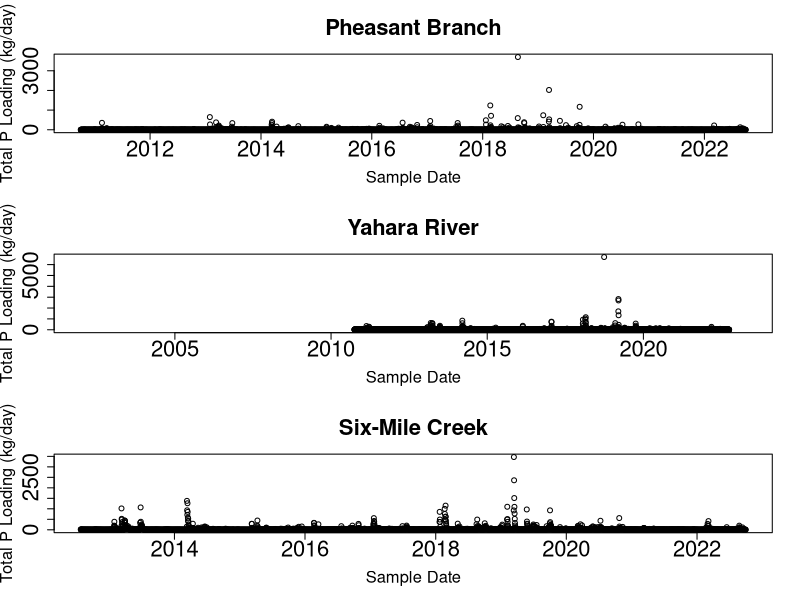
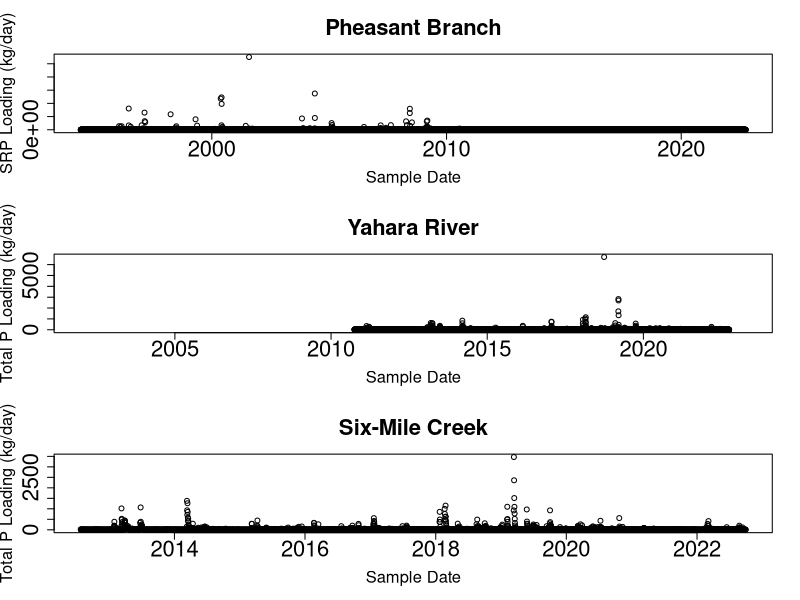

The R source for these figures, in order: (Note: this script raises an error after producing the figures.)
## ---- chunk 1
library(dplyr) #needed for transforming data
library(lubridate) #needed for date conversion functions
library(ggplot2) #needed for plotting
## ---- chunk 2
PB_TotP_flow<- read.csv(file="Cleaned_data/Inflow_PheasantBranch_TotP.csv")
YR_TotP_flow<- read.csv(file="Cleaned_data/YaharaRiver_TotP_combined.csv")
SMC_TotP_flow<- read.csv(file="Cleaned_data/Inflow_SixMileCreek_TotP.csv")

PB_SRP_flow<- read.csv(file="Cleaned_data/Inflow_PheasantBranch_SRP.csv")
YR_SRP_flow<- read.csv(file="Cleaned_data/YaharaRiver_DissP_combined.csv")
SMC_SRP_flow<- read.csv(file="Cleaned_data/Inflow_SixMileCreek_SRP.csv")
## ---- chunk 3
lb_kg= 0.453592/1 #conversion factor from lb to kg (1lb = 0.453592 kg)
cf_L= 1/0.0353147 #conversion factor from ft^3 to L (1 ft^2 = 28.3168 L)
sec_day= 86400/1 #conversion factor from sec to day (86400 sec = 1 day)
mg_kg= 1/1000000 #conversion factor from mg to kg (1,000,000 mg = 1 kg)

PB_TotP_flow<- PB_TotP_flow %>%
  mutate(sampledate=as.Date(sampledate, origin="1899-12-30", format="%m/%d/%Y"),
         Q_cfs=Qout_cfs, #rename column for consistency across data frames
         Qout_cfs=NULL, #remove excess column
         TotP_kgday=(Q_cfs*TotP_mgL*cf_L*sec_day*mg_kg)
         ) %>%
  filter(Q_cfs>=0) #remove any records where there is a negative flow rate
YR_TotP_flow<- YR_TotP_flow %>%
  mutate(sampledate=as.Date(sampledate, origin="1899-12-30", format="%m/%d/%Y"),
         TotP_kgday=(Q_cfs*TotP_mgL*cf_L*sec_day*mg_kg)
         )%>%
  filter(Q_cfs>=0) #remove any records where there is a negative flow rate
SMC_TotP_flow<- SMC_TotP_flow %>%
  mutate(sampledate=as.Date(sampledate, origin="1899-12-30", format="%m/%d/%Y"),
         TotP_kgday=(Q_cfs*TotP_mgL*cf_L*sec_day*mg_kg)
         )%>%
  filter(Q_cfs>=0) #remove any records where there is a negative flow rate

PB_SRP_flow<- PB_SRP_flow %>%
  mutate(sampledate=as.Date(sampledate, origin="1899-12-30", format="%m/%d/%Y"),
         Q_cfs=Qout_cfs, #rename column for consistency across data frames
         Qout_cfs=NULL, #remove excess column
         SRP_kgday=(Q_cfs*SRP_mgL*cf_L*sec_day*mg_kg)
         ) %>%
  filter(Q_cfs>=0) #remove any records where there is a negative flow rate
YR_SRP_flow<- YR_SRP_flow %>%
  mutate(sampledate=as.Date(sampledate, origin="1899-12-30", format="%m/%d/%Y"),
         SRP_kgday=(Q_cfs*SRP_mgL*cf_L*sec_day*mg_kg)
         )%>%
  filter(Q_cfs>=0) #remove any records where there is a negative flow rate
SMC_SRP_flow<- SMC_SRP_flow %>%
  mutate(sampledate=as.Date(sampledate, origin="1899-12-30", format="%m/%d/%Y"),
         SRP_kgday=(Q_cfs*SRP_mgL*cf_L*sec_day*mg_kg)
         )%>%
  filter(Q_cfs>=0) #remove any records where there is a negative flow rate
## ---- chunk 4
PB_TotP_flow <- PB_TotP_flow %>%
  mutate(Inflow="Pheasant Branch") #add column with name of inflow
YR_TotP_flow <- YR_TotP_flow %>%
  mutate(Inflow="Yahara River") #add column with name of inflow
SMC_TotP_flow <- SMC_TotP_flow %>%
  mutate(Inflow="Six-mile Creek") #add column with name of inflow

Inflows<- merge(PB_TotP_flow, YR_TotP_flow, #merge two data frames
                all=TRUE) #keep all records for both data frames
Inflows<- merge(Inflows, SMC_TotP_flow, #merge two data frames
                all=TRUE) #keep all records for both data frames                
Inflows<- Inflows %>%
  mutate(Site_ID=NULL, #remove excess column
         Source_ID=NULL, #remove excess column
         daynum=as.integer(format(sampledate, format="%j")), #add column with 
         #daynum for filtering
         Yr=as.integer(format(sampledate, format="%Y"))) 

PB_SRP_flow <- PB_SRP_flow %>%
  mutate(Inflow="Pheasant Branch") #add column with name of inflow
YR_SRP_flow <- YR_SRP_flow %>%
  mutate(Inflow="Yahara River") #add column with name of inflow
SMC_SRP_flow <- SMC_SRP_flow %>%
  mutate(Inflow="Six-mile Creek") #add column with name of inflow

Inflows<- merge(PB_SRP_flow, YR_SRP_flow, #merge two data frames
                all=TRUE) #keep all records for both data frames
Inflows<- merge(Inflows, SMC_SRP_flow, #merge two data frames
                all=TRUE) #keep all records for both data frames                
Inflows<- Inflows %>%
  mutate(Site_ID=NULL, #remove excess column
         Source_ID=NULL, #remove excess column
         daynum=as.integer(format(sampledate, format="%j")), #add column with 
         #daynum for filtering
         Yr=as.integer(format(sampledate, format="%Y")))
## ---- chunk 5
layout(matrix(c(1,2,3),3,1)) # optional 3 graphs/page
plot(PB_TotP_flow$sampledate, PB_TotP_flow$TotP_kgday, 
     xlab = "Sample Date", ylab = "Total P Loading (kg/day)", 
     main = "Pheasant Branch", cex.lab=1.5, cex.main=2, cex.axis=2)
plot(YR_TotP_flow$sampledate, YR_TotP_flow$TotP_kgday, 
     xlab = "Sample Date", ylab = "Total P Loading (kg/day)", 
     main = "Yahara River", cex.lab=1.5, cex.main=2, cex.axis=2)
plot(SMC_TotP_flow$sampledate, SMC_TotP_flow$TotP_kgday, 
     xlab = "Sample Date", ylab = "Total P Loading (kg/day)", 
     main = "Six-Mile Creek", cex.lab=1.5, cex.main=2, cex.axis=2)
par(mfrow=c(1,1))#returns graphing viewer to 1 plot per page

layout(matrix(c(1,2,3),3,1)) # optional 3 graphs/page
plot(PB_SRP_flow$sampledate, PB_SRP_flow$SRP_kgday, 
     xlab = "Sample Date", ylab = "SRP Loading (kg/day)", 
     main = "Pheasant Branch", cex.lab=1.5, cex.main=2, cex.axis=2)
plot(YR_TotP_flow$sampledate, YR_TotP_flow$TotP_kgday, 
     xlab = "Sample Date", ylab = "Total P Loading (kg/day)", 
     main = "Yahara River", cex.lab=1.5, cex.main=2, cex.axis=2)
plot(SMC_TotP_flow$sampledate, SMC_TotP_flow$TotP_kgday, 
     xlab = "Sample Date", ylab = "Total P Loading (kg/day)", 
     main = "Six-Mile Creek", cex.lab=1.5, cex.main=2, cex.axis=2)
par(mfrow=c(1,1))#returns graphing viewer to 1 plot per page


## ---- chunk 6
ggplot(data=Inflows, 
       aes(x=daynum, 
           y=TotP_kgday)) +
  geom_line()+
  facet_wrap(~Inflow) +
  theme_classic()+
  labs(y="Daily Total P loading (kg/day)",
       x="Day of Year",
      caption="White highlight indicates CyanoHAB season, mid-July to mid-Sept.") +
  ylim(c(0, max(Inflows$TotP_lbday))) +
  annotate('rect', fill='gray60', alpha=.2, #creates a shadow box 
           xmin=-Inf, xmax=195, ymin=0, ymax=Inf) +#shadow box highlights CyanoHAB season
  annotate('rect', fill='gray60', alpha=.2, #creates a shadow box 
           xmin=255, xmax=Inf, ymin=0, ymax=Inf)  #shadow box highlights CyanoHAB season
## ---- chunk 7
Inflows %>%
  filter(daynum>= 195 & daynum <=255) %>%
  group_by(Inflow) %>%
  summarise(mean=mean(TotP_kgday, na.rm=TRUE),
            se=(sd(TotP_kgday, na.rm=TRUE)/sqrt(length(TotP_kgday))),
            min=min(TotP_kgday, na.rm=TRUE),
            max=max(TotP_kgday, na.rm=TRUE))
## ---- chunk 8
Inflows_sumP<- Inflows %>% 
  filter(Yr>=2012 & Yr<= 2022) %>% #filters for years there is data for all inflows
  group_by(sampledate) %>% #group data from inflows by sample date...
  summarize(TotP_kgday_sum=sum(TotP_kgday)) %>% #sum the total P loads for all three inflows
  filter(!is.na(TotP_kgday_sum)) %>% #remove NAs 
  filter(TotP_kgday_sum>=0) #remove any negative values
## ---- chunk 9
Inflows_sumP_yr<- Inflows_sumP %>%
  mutate(Yr=as.integer(format(sampledate, format="%Y"))) %>%
  group_by(Yr) %>% #group all records by year
  summarise(sum_TP_kg=sum(TotP_kgday_sum)) #calculate the total P load 

ggplot(Inflows_sumP_yr, aes(x=as.factor(Yr), y=sum_TP_kg)) +
  geom_col() +
  theme_classic() +
  labs(x="Year", y="Total P loading from three inflows (kg)") 
## ---- chunk 10
write.csv(Inflows_sumP, file="Cleaned_data/Mendota_P_inflows.csv") #save as new data file
